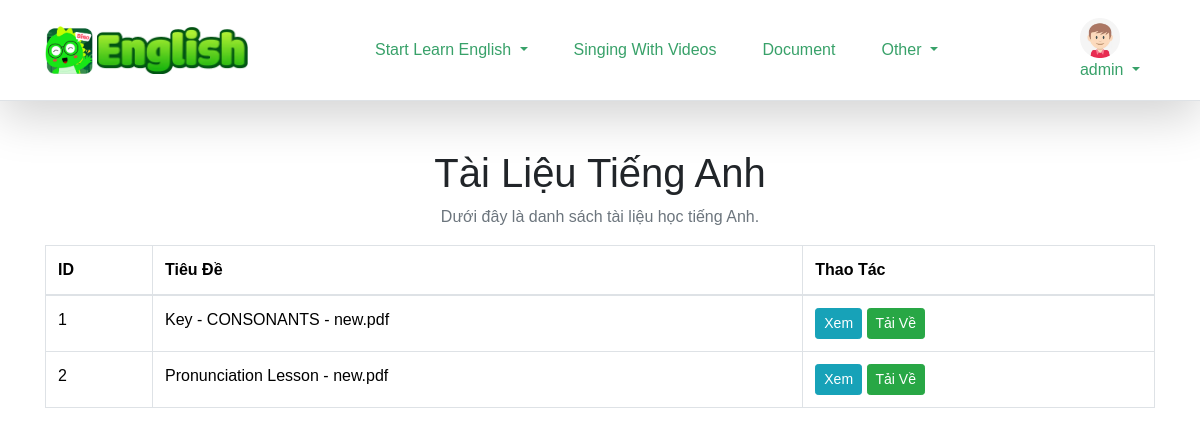
The app's page /project/document_english.php (signed in) with its own data.
### tables this page shows
CREATE TABLE `users` (
  `user_id` int(11) NOT NULL,
  `username` varchar(50) NOT NULL,
  `password` varchar(255) NOT NULL,
  `email` varchar(100) NOT NULL,
  `created_at` timestamp NOT NULL DEFAULT current_timestamp(),
  `last_login` timestamp NULL DEFAULT NULL,
  `profile_picture` varchar(255) DEFAULT NULL,
  `status` enum('active','inactive','banned') DEFAULT 'active',
  `role` enum('student','teacher') DEFAULT 'student'
);

CREATE TABLE `documents` (
  `id` int(11) NOT NULL,
  `title` varchar(255) NOT NULL,
  `file_name` varchar(255) NOT NULL,
  `file_path` varchar(255) NOT NULL,
  `uploaded_at` timestamp NOT NULL DEFAULT current_timestamp(),
  `user_id` int(11) DEFAULT NULL
);

### project/document_english.php (the view, shortened to what this page needs)
<!DOCTYPE html>
<html lang="en">
<head>
    <link href="https://cdn.jsdelivr.net/npm/bootstrap@5.3.1/dist/css/bootstrap.min.css" rel="stylesheet">
    <link href="https://cdnjs.cloudflare.com/ajax/libs/font-awesome/6.4.2/css/all.min.css" rel="stylesheet">
    <link href="https://cdn.jsdelivr.net/npm/tailwindcss@2.2.19/dist/tailwind.min.css" rel="stylesheet">
</head>
<?php
include('../config/conn.php');
include('../src/font/learn_english/header_english.php');
$documents = $conn->query("SELECT d.id AS document_id, d.title, d.file_path, u.username
                             FROM documents d
                             JOIN users u ON d.user_id = u.user_id");
?>
<body>
<div class="container mt-5">
    <h1 class="text-center">Tài Liệu Tiếng Anh</h1>
    <p class="text-center text-muted">Dưới đây là danh sách tài liệu học tiếng Anh.</p>
    <div class="section">
        <table class="table table-bordered">
            <thead>
                <tr>
                    <th>ID</th>
                    <th>Tiêu Đề</th>
                    <th>Thao Tác</th>
                </tr>
            </thead>
            <tbody>
                <?php if ($documents->num_rows > 0): ?>
                    <?php while($doc = $documents->fetch_assoc()): ?>
                        <tr>
                            <td><?php echo htmlspecialchars($doc['document_id']); ?></td>
                            <td><?php echo htmlspecialchars($doc['title']); ?></td>
                            <td>
                                <a href="../admin/includes/logic/serve_document.php?file_id=<?php echo $doc['document_id']; ?>&action=view" target="_blank" class="btn btn-info btn-sm">Xem</a>
                                <a href="../admin/includes/logic/serve_document.php?file_id=<?php echo $doc['document_id']; ?>&action=download" class="btn btn-success btn-sm">Tải Về</a>
                            </td>
                        </tr>
                    <?php endwhile; ?>
                <?php else: ?>
                    <tr>
                        <td colspan="3" class="text-center">Không có tài liệu nào.</td>
                    </tr>
                <?php endif; ?>
            </tbody>
        </table>
    </div>
</div>
</body>
</html>

### src/font/learn_english/header_english.php (shortened to what this page needs)
<!DOCTYPE html>
<html lang="vi">
<head>
    <link rel="stylesheet" href="https://maxcdn.bootstrapcdn.com/bootstrap/4.5.2/css/bootstrap.min.css">
</head>
<?php
include("../config/conn.php");
$user = null;
if (isset($_SESSION['username'])) {
    $loggedInUsername = $_SESSION['username'];
    $sql = "SELECT * FROM users WHERE username = ?";
    $stmt = $conn->prepare($sql);
    $stmt->bind_param("s", $loggedInUsername);
    $stmt->execute();
    $result = $stmt->get_result();
    if ($result && $result->num_rows > 0) {
        $user = $result->fetch_assoc();
    }
}
?>
<body>
    <header class="w-100 border-bottom shadow-lg bg-white">
        <div class="container d-flex justify-content-between align-items-center py-2">
            <a href="../project/website.php" class="d-flex align-items-center">
                <img src="<?= '../public/images/icons/dino.png' ?>" alt="Logo" class="h-12 mr-1">
                <img src="<?= '../public/images/icons/dino_name.png' ?>" alt="Logo" class="h-12">
            </a>
            <nav class="d-none d-lg-flex gap-3">
                <div class="dropdown">
                <a class="nav-link dropdown-toggle" id="otherDropdown" role="button" data-bs-toggle="dropdown"
                        aria-expanded="false" title="Khác">
                       Start Learn English
                    </a>
                </div>
                <a class="dropdown-item" href="../project/audio_collection_page.php"
                title="Singing and Videos">Singing With Videos</a>
                <a href="../project/document_english.php" class="nav-link" title="Tài liệu">Document</a>
                <div class="dropdown">
                    <a class="nav-link dropdown-toggle" id="otherDropdown" role="button" data-bs-toggle="dropdown"
                        aria-expanded="false" title="Khác">
                        Other
                    </a>
                </div>
            </nav>
            <?php if (isset($user)): ?>
                <a href="#" class="nav-link dropdown-toggle" id="userDropdown" role="button" data-bs-toggle="dropdown"
                    aria-expanded="false">
                    <img src="../public/images/icons/ic_default_ava_male.png" alt="User Avatar" class="h-10 ">
                    <?php echo htmlspecialchars($user['username']); ?>
                </a>
            <?php endif; ?>
        </div>
    </header>
</body>
</html>

### src/font/learn_english/header_english.php (style rules this page uses)
body { font-family: 'Arial', sans-serif; }
.nav-link { color: #38a169; transition: color 0.3s, box-shadow 0.3s; padding: 10px 15px; border-radius: 5px; }
.dropdown-item { color: #38a169; transition: color 0.3s, background-color 0.3s; padding: 10px 15px; border-radius: 5px; }

### records on screen
users: username "admin"
documents: id "1", title "Key - CONSONANTS - new.pdf"
documents: id "2", title "Pronunciation Lesson - new.pdf"
